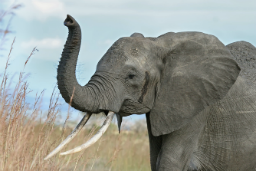
#> input picture scipy/data/elephant.png, 256 x 171 px
$ jupyter execute --allow-errors scipy.ipynb   (shell and % lines are left out)   (older library calls are emulated)
#> lines starting #> are read from the running program, lines starting #| are printed output that depends on the picture
# Scipy - High-Level Scientific Computing
__Authors:__ _Adrien Chauve, Andre Espaze, Emmanuelle Gouillart, Gaël Varoquaux, Ralf Gommers_
## Scipy
The scipy package contains various toolboxes dedicated to common issues in scientific computing. Its different submodules correspond to different applications, such as interpolation, integration, optimization, image processing, statistics, special functions, etc.

`Scipy` can be compared to other standard scientific-computing libraries, such as the GSL (_GNU Scientific Library_ for `C` and `C++`), or `Matlab`’s toolboxes. `Scipy` is the core package for scientific routines in Python; it is meant to operate efficiently on numpy arrays, so that `numpy` and `scipy` work hand in hand.

Before implementing a routine, it is worth checking if the desired data processing is not already implemented in `Scipy`. As non-professional programmers, scientists often tend to re-invent the wheel, which leads to buggy, non-optimal, difficult-to-share and unmaintainable code. By contrast, `Scipy`‘s routines are optimized and tested, and should therefore be used when possible.

`scipy` is composed of task-specific sub-modules:

Sub-module | Description
--- | ---
[`scipy.cluster`](http://docs.scipy.org/doc/scipy/reference/cluster.html#module-scipy.cluster) | Vector quantization / Kmeans
[`scipy.constants`](http://docs.scipy.org/doc/scipy/reference/constants.html#module-scipy.constants) | Physical and mathematical constants
[`scipy.fftpack`](http://docs.scipy.org/doc/scipy/reference/fftpack.html#module-scipy.fftpack) | Fourier transform
[`scipy.integrate`](http://docs.scipy.org/doc/scipy/reference/integrate.html#module-scipy.integrate) | Integration routines
[`scipy.interpolate`](http://docs.scipy.org/doc/scipy/reference/interpolate.html#module-scipy.interpolate) | Interpolation
[`scipy.io`](http://docs.scipy.org/doc/scipy/reference/io.html#module-scipy.io) | Data input and output
[`scipy.linalg`](http://docs.scipy.org/doc/scipy/reference/linalg.html#module-scipy.linalg) | Linear algebra routines
[`scipy.ndimage`](http://docs.scipy.org/doc/scipy/reference/ndimage.html#module-scipy.ndimage) | n-dimensional image package
[`scipy.odr`](http://docs.scipy.org/doc/scipy/reference/odr.html#module-scipy.odr) | Orthogonal distance regression
[`scipy.optimize`](http://docs.scipy.org/doc/scipy/reference/optimize.html#module-scipy.optimize) | Optimization
[`scipy.signal`](http://docs.scipy.org/doc/scipy/reference/signal.html#module-scipy.signal) | Signal processing
[`scipy.sparse`](http://docs.scipy.org/doc/scipy/reference/sparse.html#module-scipy.sparse) | Sparse matrices
[`scipy.spatial`](http://docs.scipy.org/doc/scipy/reference/spatial.html#module-scipy.spatial) | Spatial data structures and algorithms
[`scipy.special`](http://docs.scipy.org/doc/scipy/reference/special.html#module-scipy.special) | Any special mathematical functions
[`scipy.stats`](http://docs.scipy.org/doc/scipy/reference/stats.html#module-scipy.stats) | Statistics

They all depend on numpy, but are mostly independent of each other. The standard way of importing `Numpy` and these `Scipy` modules is:

[cell 1]
import numpy as np
from scipy import stats  # same for other sub-modules

The main scipy namespace mostly contains functions that are really `numpy` functions (try `scipy.cos` is `np.cos`). Those are exposed for historical reasons only; there’s usually no reason to use `import scipy` in your code.

## 1. File input/output: [`scipy.io`](http://docs.scipy.org/doc/scipy/reference/io.html#module-scipy.io)
* Loading and saving `Matlab` files:

[cell 2]
from scipy import io as spio
a = np.ones((3, 3))
spio.savemat('file.mat', {'a': a}) # savemat expects a dictionary
#> (the rest of this cell did not finish here and is left out)

* Reading images:

[cell 3]
from scipy import misc
#> (the rest of this cell did not finish here and is left out)

See also:
* Load text files: [`numpy.loadtxt()`](http://docs.scipy.org/doc/numpy/reference/generated/numpy.loadtxt.html#numpy.loadtxt)/[`numpy.savetxt()`](http://docs.scipy.org/doc/numpy/reference/generated/numpy.savetxt.html#numpy.savetxt)
* Clever loading of text/csv files: [`numpy.genfromtxt()`](http://docs.scipy.org/doc/numpy/reference/generated/numpy.genfromtxt.html#numpy.genfromtxt)/`numpy.recfromcsv()`
* Fast and efficient, but numpy-specific, binary format: [`numpy.save()`](http://docs.scipy.org/doc/numpy/reference/generated/numpy.save.html#numpy.save)/[`numpy.load()`](http://docs.scipy.org/doc/numpy/reference/generated/numpy.load.html#numpy.load)

## 2. Special functions: [`scipy.special`](http://docs.scipy.org/doc/scipy/reference/special.html#module-scipy.special)
Special functions are transcendental functions. The docstring of the [`scipy.special`](http://docs.scipy.org/doc/scipy/reference/special.html#module-scipy.special) module is well-written, so we won’t list all functions here. Frequently used ones are:
* Bessel function, such as `scipy.special.jn()` (nth integer order Bessel function)
* Elliptic function (`scipy.special.ellipj()` for the Jacobian elliptic function, ...)
* Gamma function: `scipy.special.gamma()`, also note `scipy.special.gammaln()` which will give the log of Gamma to a higher numerical precision.
* Erf, the area under a Gaussian curve: `scipy.special.erf()`

## 3. Linear algebra operations: [`scipy.linalg`](http://docs.scipy.org/doc/scipy/reference/linalg.html#module-scipy.linalg)
The [`scipy.linalg`](http://docs.scipy.org/doc/scipy/reference/linalg.html#module-scipy.linalg) module provides standard linear algebra operations, relying on an underlying efficient implementation (`BLAS`, `LAPACK`).

* The [`scipy.linalg.det()`](http://docs.scipy.org/doc/scipy/reference/generated/scipy.linalg.det.html#scipy.linalg.det) function computes the determinant of a square matrix:

[cell 4]
from scipy import linalg
arr = np.array([[1, 2],
                [3, 4]])
#> arr = [[1, 2], [3, 4]]
linalg.det(arr)

arr = np.array([[3, 2],
                [6, 4]])
linalg.det(arr)

linalg.det(np.ones((3, 3)))

* The [`scipy.linalg.inv()`](http://docs.scipy.org/doc/scipy/reference/generated/scipy.linalg.inv.html#scipy.linalg.inv) function computes the inverse of a square matrix:

[cell 5]
arr = np.array([[1, 2],
                [3, 4]])
iarr = linalg.inv(arr)
iarr


np.allclose(np.dot(arr, iarr), np.eye(2))

&nbsp;&nbsp;&nbsp;&nbsp;Finally computing the inverse of a singular matrix (its determinant is zero) will raise `LinAlgError`:

[cell 6]
arr = np.array([[3, 2],
                [6, 4]])
#> (the rest of this cell did not finish here and is left out)

* More advanced operations are available, for example singular-value decomposition (SVD):

[cell 7]
arr = np.arange(9).reshape((3, 3)) + np.diag([1, 0, 1])
uarr, spec, vharr = linalg.svd(arr)

&nbsp;&nbsp;&nbsp;&nbsp;The resulting array spectrum is:

[cell 8]
spec

&nbsp;&nbsp;&nbsp;&nbsp;The original matrix can be re-composed by matrix multiplication of the outputs of `svd` with `np.dot`:

[cell 9]
sarr = np.diag(spec)
svd_mat = uarr.dot(sarr).dot(vharr)
np.allclose(svd_mat, arr)

SVD is commonly used in statistics and signal processing. Many other standard decompositions (QR, LU, Cholesky, Schur), as well as solvers for linear systems, are available in [`scipy.linalg`](http://docs.scipy.org/doc/scipy/reference/linalg.html#module-scipy.linalg).

## 4. Fast Fourier transforms: [`scipy.fftpack`](http://docs.scipy.org/doc/scipy/reference/fftpack.html#module-scipy.fftpack)
The [`scipy.fftpack`](http://docs.scipy.org/doc/scipy/reference/fftpack.html#module-scipy.fftpack) module allows to compute _fast Fourier transforms_. As an illustration, a (noisy) input signal may look like:

[cell 10]
time_step = 0.02
period = 5.
time_vec = np.arange(0, 20, time_step)
sig = np.sin(2 * np.pi / period * time_vec) + \
      0.5 * np.random.randn(time_vec.size)

The observer doesn’t know the signal frequency, only the sampling time step of the signal `sig`. The signal is supposed to come from a real function so the Fourier transform will be symmetric. The [`scipy.fftpack.fftfreq()`](http://docs.scipy.org/doc/scipy/reference/generated/scipy.fftpack.fftfreq.html#scipy.fftpack.fftfreq) function will generate the sampling frequencies and [`scipy.fftpack.fft()`](http://docs.scipy.org/doc/scipy/reference/generated/scipy.fftpack.fft.html#scipy.fftpack.fft) will compute the fast Fourier transform:

[cell 11]
from scipy import fftpack
sample_freq = fftpack.fftfreq(sig.size, d=time_step)
sig_fft = fftpack.fft(sig)

Because the resulting power is symmetric, only the positive part of the spectrum needs to be used for finding the frequency:

[cell 12]
pidxs = np.where(sample_freq > 0)
freqs, power = sample_freq[pidxs], np.abs(sig_fft)[pidxs]
freq = freqs[power.argmax()]

[cell 13]
import pylab as plt

plt.figure()
plt.plot(freqs, power)
plt.xlabel('Frequency [Hz]')
plt.ylabel('plower')
axes = plt.axes([0.3, 0.3, 0.5, 0.5])
plt.title('Peak frequency')
plt.plot(freqs[:8], power[:8])
plt.setp(axes, yticks=[])
plt.show()
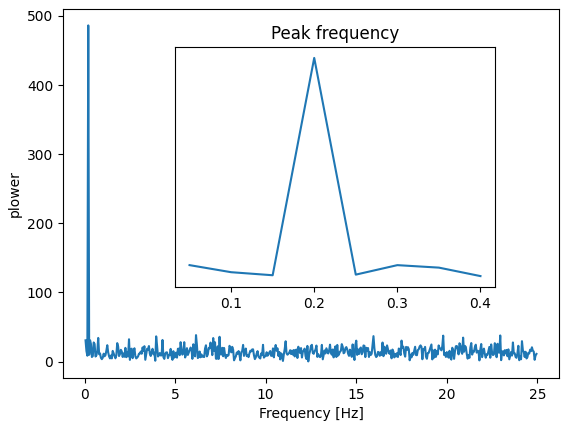
#> figure drawn by matplotlib, 2 panels; panel 1: curve peaks at x = 0.2, y = 486.3

The signal frequency can be found by:

[cell 14]
freq = freqs[power.argmax()]
np.allclose(freq, 1./period)  # check that correct freq is found

Now the high-frequency noise will be removed from the Fourier transformed signal:

[cell 15]
sig_fft[np.abs(sample_freq) > freq] = 0

The resulting filtered signal can be computed by the [`scipy.fftpack.ifft()`](http://docs.scipy.org/doc/scipy/reference/generated/scipy.fftpack.ifft.html#scipy.fftpack.ifft) function:

[cell 16]
main_sig = fftpack.ifft(sig_fft)

The result can be viewed with:

[cell 17]
plt.figure()
plt.plot(time_vec, sig)
plt.plot(time_vec, main_sig, linewidth=3)
plt.xlabel('Time [s]')
plt.ylabel('Amplitude')
plt.show()
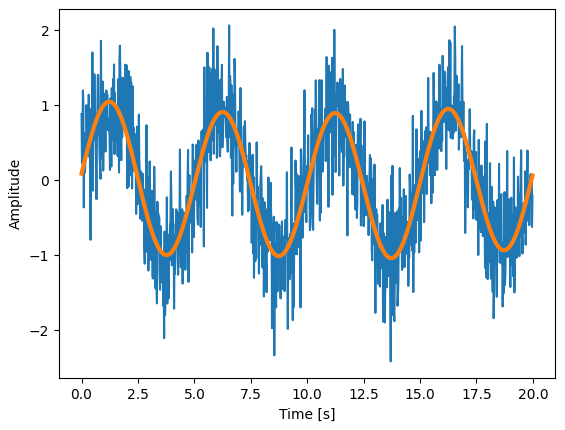
#> figure drawn by matplotlib, 1 panel; curve peaks at x = 6.54, y = 2.06; curve peaks at x = 1.22, y = 1.05

Numpy also has an implementation of FFT ([`numpy.fft`](http://docs.scipy.org/doc/numpy/reference/routines.fft.html#module-numpy.fft)). However, in general the `scipy` one should be preferred, as it uses more efficient underlying implementations.

### 4.1 Worked Example: Crude periodicity finding

[cell 18]
"""
Discover the periods in data/populations.txt
"""

#> (the rest of this cell did not finish here and is left out)

### 4.2 Worked example: Gaussian image blur
Convolution:

[cell 19]
"""
Simple image blur by convolution with a Gaussian kernel
"""

# read image
img = plt.imread('data/elephant.png')
#> img is the input picture: shape (171, 256, 4) float32; mean R, G, B, A 0.572, 0.587, 0.561, 1

# prepare an 1-D Gaussian convolution kernel
t = np.linspace(-10, 10, 30)
bump = np.exp(-0.1*t**2)
bump /= np.trapz(bump) # normalize the integral to 1

# make a 2-D kernel out of it
kernel = bump[:, np.newaxis] * bump[np.newaxis, :]

# padded fourier transform, with the same shape as the image
kernel_ft = fftpack.fft2(kernel, shape=img.shape[:2], axes=(0, 1))
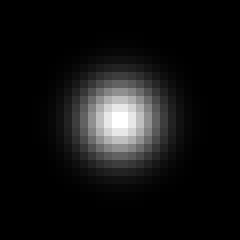
#> kernel: shape (30, 30) float64 (shown 8 times larger); min 3.12e-11, max 0.0148, mean 0.00111; drawn with min black and max white

# convolve
img_ft = fftpack.fft2(img, axes=(0, 1))
img2_ft = kernel_ft[:, :, np.newaxis] * img_ft
img2 = fftpack.ifft2(img2_ft, axes=(0, 1)).real
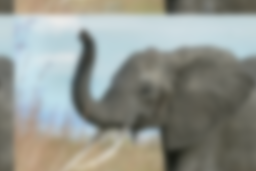
#> img2: shape (171, 256, 4) float64; mean of channels 0, 1, 2, 3 0.572, 0.587, 0.561, 1; transparent parts drawn white

# clip values to range
img2 = np.clip(img2, 0, 1)

# plot output
plt.imshow(img2)
plt.show()

# Further exercise (only if you are familiar with this stuff):
#
# A "wrapped border" appears in the upper left and top edges of the
# image. This is because the padding is not done correctly, and does
# not take the kernel size into account (so the convolution "flows out
# of bounds of the image").  Try to remove this artifact.
